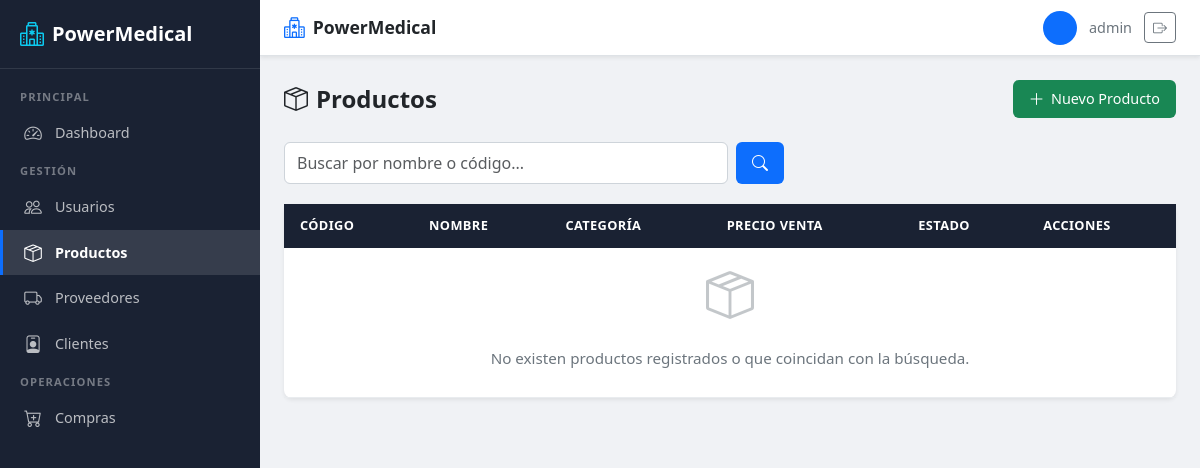
Before: /usuarios/productos/lista/ (signed in) with the older database file.
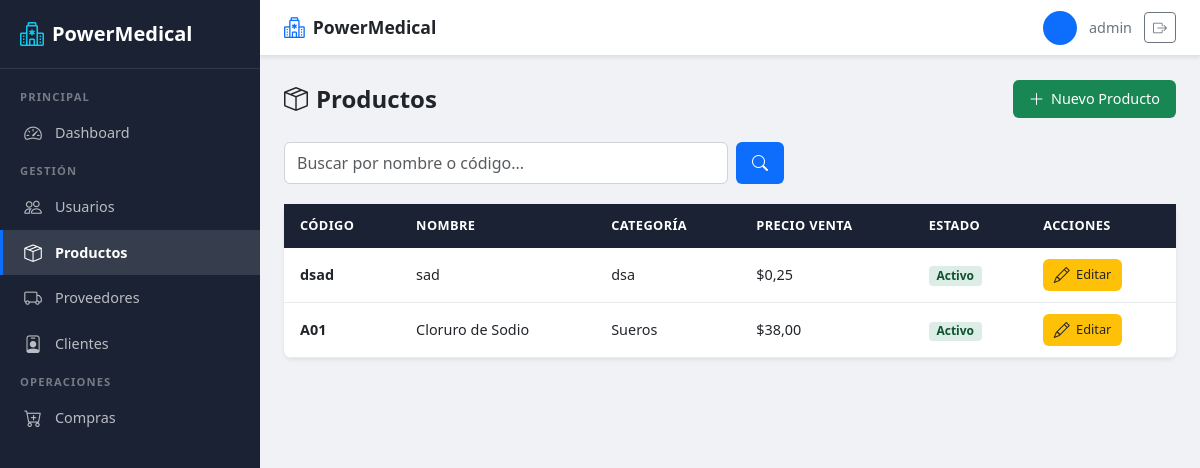
After: the same page with the newer database file.
### usuarios/models.py (models this page shows, shortened)
class Producto(models.Model):
    ESTADOS = [
        ('ACTIVO', 'Activo'),
        ('INACTIVO', 'Inactivo'),
    ]
    codigo = models.CharField(max_length=30, unique=True)
    nombre = models.CharField(max_length=150)
    descripcion = models.TextField(blank=True)
    categoria = models.CharField(max_length=100)
    laboratorio = models.CharField(max_length=100)
    unidad_medida = models.CharField(max_length=50)
    temperatura = models.DecimalField(
        max_digits=5,
        decimal_places=2,
        help_text="Temperatura de almacenamiento en °C"
    )
    precio_compra = models.DecimalField(max_digits=10, decimal_places=2)
    precio_venta = models.DecimalField(max_digits=10, decimal_places=2)
    iva = models.DecimalField(max_digits=5, decimal_places=2)
    estado = models.CharField(
        max_length=10,
        choices=ESTADOS,
        default='ACTIVO'
    )

### usuarios/views.py (the view)
# urls.py: path('productos/lista/', views.lista_productos, name='lista_productos'),
@roles_permitidos('ADMIN', 'BODEGA', 'VENDEDOR')
def lista_productos(request):
    query = request.GET.get('q', '')
    if query:
        productos = Producto.objects.filter(
            Q(nombre__icontains=query) | Q(codigo__icontains=query)
        )
    else:
        productos = Producto.objects.all()
    return render(request, 'usuarios/lista_productos.html', {
        'productos': productos,
        'query': query,
    })

### usuarios/views.py (called while the page is built)
def roles_permitidos(*roles):
    def decorator(view_func):
        @wraps(view_func)
        @login_required
        def wrapper(request, *args, **kwargs):
            if request.user.is_superuser or request.user.rol in roles:
                return view_func(request, *args, **kwargs)
            return redirect('redireccion_rol')
        return wrapper
    return decorator

### usuarios/templates/usuarios/lista_productos.html (shortened to what this page needs)
{% extends 'usuarios/base.html' %}
{% block content %}
<div class="pm-page-header">
    <h2><i class="bi bi-box-seam me-2"></i>Productos</h2>
    <a href="{% url 'registro_producto' %}" class="pm-btn pm-btn-success">
        <i class="bi bi-plus-lg"></i> Nuevo Producto
    </a>
</div>
<div class="pm-search">
    <form method="GET" action="{% url 'lista_productos' %}" class="d-flex gap-2 w-100">
        <input type="text" name="q" class="form-control" placeholder="Buscar por nombre o código..." value="{{ query }}">
        <button class="pm-btn pm-btn-primary" type="submit">
            <i class="bi bi-search"></i>
        </button>
    </form>
</div>
<div class="pm-card">
    <div class="pm-card-body p-0">
        <div class="pm-table-responsive">
            <table class="pm-table">
                <thead>
                    <tr>
                        <th>Código</th>
                        <th>Nombre</th>
                        <th>Categoría</th>
                        <th>Precio Venta</th>
                        <th>Estado</th>
                        <th>Acciones</th>
                    </tr>
                </thead>
                <tbody>
                    {% for producto in productos %}
                    <tr>
                        <td><strong>{{ producto.codigo }}</strong></td>
                        <td>{{ producto.nombre }}</td>
                        <td>{{ producto.categoria }}</td>
                        <td>${{ producto.precio_venta }}</td>
                        <td>
                            {% if producto.estado == 'ACTIVO' %}
                                <span class="pm-badge pm-badge-active">Activo</span>
                            {% else %}
                                <span class="pm-badge pm-badge-inactive">Inactivo</span>
                            {% endif %}
                        </td>
                        <td>
                            {% if user.is_superuser or user.rol == 'ADMIN' or user.rol == 'BODEGA' %}
                                <a href="{% url 'editar_producto' producto.id %}" class="pm-btn pm-btn-warning pm-btn-sm">
                                    <i class="bi bi-pencil"></i> Editar
                                </a>
                            {% else %}
                                <span class="pm-text-muted small">Sin permisos</span>
                            {% endif %}
                        </td>
                    </tr>
                    {% empty %}
                    <tr>
                        <td colspan="6" class="pm-empty">
                            <i class="bi bi-box-seam d-block"></i>
                            <p>No existen productos registrados o que coincidan con la búsqueda.</p>
                        </td>
                    </tr>
                    {% endfor %}
                </tbody>
            </table>
        </div>
    </div>
</div>
{% endblock %}

Changed rows visible on the page:
added Producto: codigo "dsad", nombre "sad", categoria "dsa", precio_venta "0,25", estado "Activo"
added Producto: codigo "A01", nombre "Cloruro de Sodio", categoria "Sueros", precio_venta "38,00", estado "Activo"
Other visible differences:
text no longer shown: "No existen productos registrados o que coincidan con la búsqueda."
